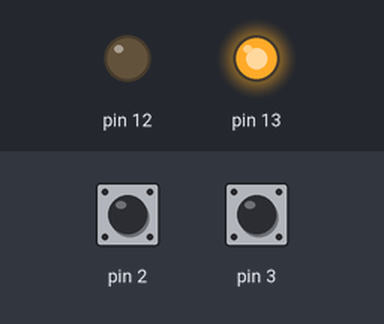
A sketch run on a simulated Arduino Uno, built with avr-gcc and run on an emulated ATmega328P. Shown: output pins drawn as LEDs (lit = HIGH). Inputs (shaded band) come from the test bench; at power-on: pin 3 HIGH, pin 2 HIGH.

Above: at 1.2 s.
1.3 s: pin 3 pulled LOW for 0.15 s
At 1.37 s:
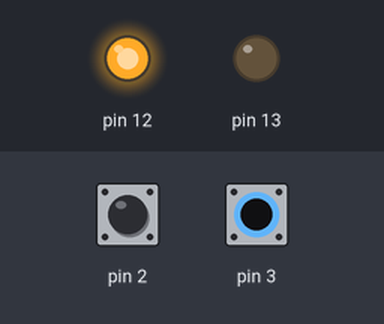
2.9 s: pin 3 pulled LOW for 3.2 s
At 6.4 s:
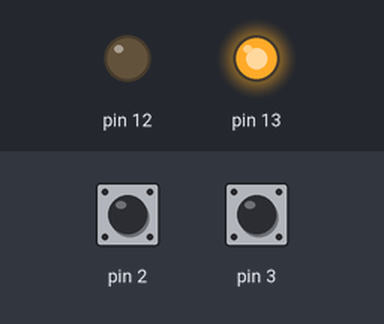
Timing chart, 0 to 7.9 s (numbered marks = the images above; inputs shaded):
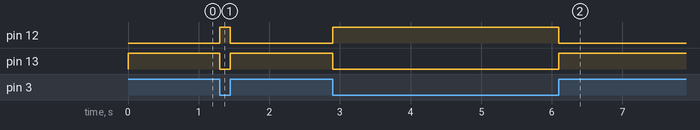

Measured:
- after the input at 1.3 s, pin 12: LOW → HIGH at once, → LOW 0.15 s later; pin 13: HIGH → LOW at once, → HIGH 0.15 s later
- after the input at 2.9 s, pin 12: LOW → HIGH at once, → LOW 3.2 s later; pin 13: HIGH → LOW at once, → HIGH 3.2 s later

The sketch:

Desafio02-Seta.ino
```cpp
int buttonDir;
int buttonEsq;
bool dir = true;

void setup() {
  pinMode(13, OUTPUT);
  pinMode(12, OUTPUT);
  pinMode(2, INPUT_PULLUP);
  pinMode(3, INPUT_PULLUP);
}

void loop() {
  buttonDir = digitalRead(2);
  buttonEsq = digitalRead(3);

  if(buttonDir == HIGH) {
    dir = false;
  } else{
    dir = true;
  }

  if(buttonEsq == HIGH) {
    dir = true;
  } else{
    dir = false;
  }

  if(dir) {
    digitalWrite(13, HIGH);
    digitalWrite(12, LOW);
  } else {
    digitalWrite(13, LOW);
    digitalWrite(12, HIGH);
  }
}
```
